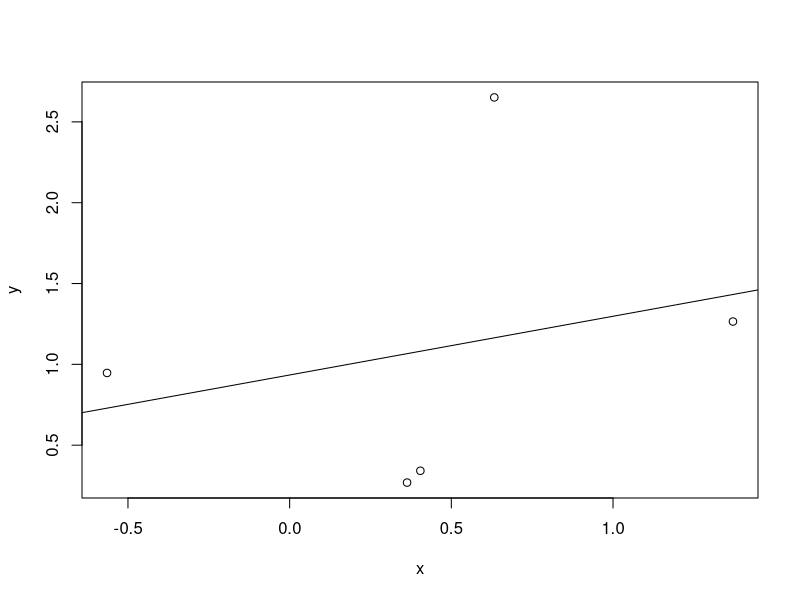
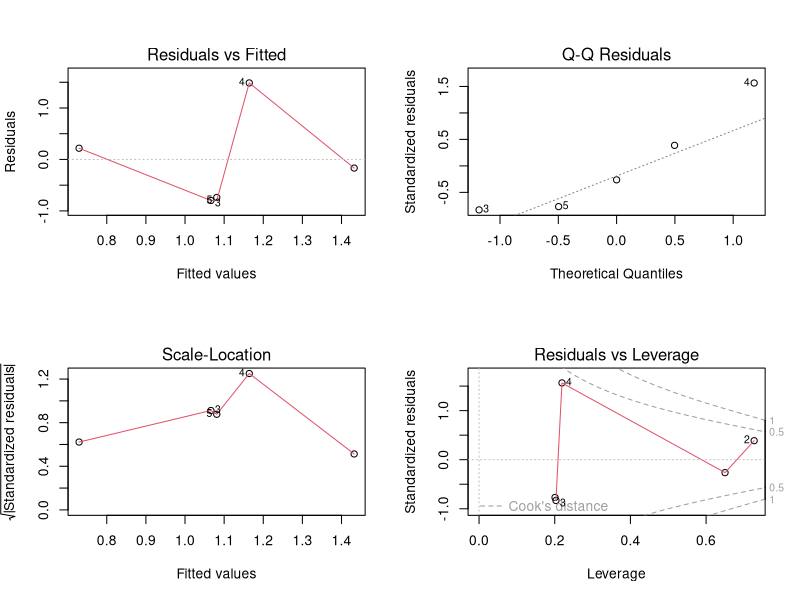

Write the R code that produced these figures, in order.
rm(list = ls())

set.seed(42) # set seed to reproduce results below
x <- rnorm(5)
y <- x + rnorm(5)
fit <- lm(y ~ x) # fit linear model

# we can get summary for our model (residuals, coefficients, R-squared, etc.)
summary(fit)

# get all properties that we can extract from the fit object
names(fit)

# also we can extract necessary information from lm object using one of two forms below
fit$residuals # get residuals from fitted model
resid(fit)

fit$coefficients # get model coefficients
coef(fit)

fit$fitted.values # get fitted values from the model
fitted(fit)

# plot our points and then with abline function add fitted line
plot(x, y)
abline(fit)

# get all 4 diagnostic plots for fitted model
par(mfrow = c(2, 2)) # make 2x2 grid for our plots
plot(fit) # extract all 4 plots

# exclude intercept from our model by adding 0
fitWithoutIntercept <- lm(y ~ 0 + x)

fitData <- lm(mpg ~ cyl, data = mtcars)
summary(fitData)
